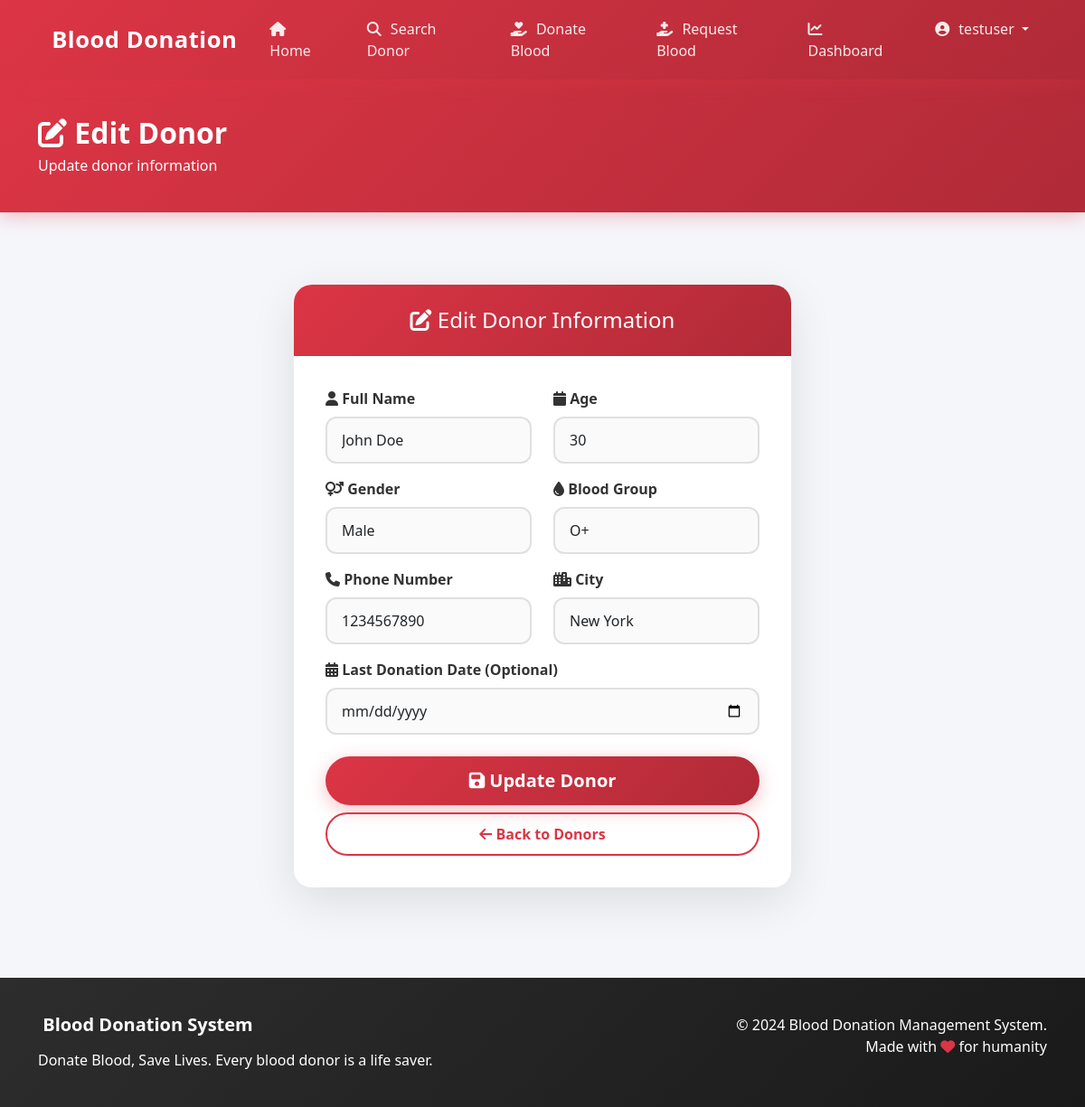
Screenshot of /edit-donor/2/ (signed in) with the database file from the repository.
### mainapp/models.py (models this page shows, shortened)
class Donor(models.Model):
    user = models.ForeignKey(User, on_delete=models.CASCADE)
    name = models.CharField(max_length=100)
    age = models.IntegerField()
    gender = models.CharField(max_length=10, choices=[
        ('Male', 'Male'),
        ('Female', 'Female'),
        ('Other', 'Other')
    ])
    blood_group = models.CharField(max_length=5, choices=[
        ('A+', 'A+'),
        ('A-', 'A-'),
        ('B+', 'B+'),
        ('B-', 'B-'),
        ('O+', 'O+'),
        ('O-', 'O-'),
        ('AB+', 'AB+'),
        ('AB-', 'AB-'),
    ])
    phone = models.CharField(max_length=15)
    city = models.CharField(max_length=100)
    last_donation = models.DateField(null=True, blank=True)
    created_at = models.DateTimeField(auto_now_add=True)
    updated_at = models.DateTimeField(auto_now=True)
    class Meta:
        ordering = ['-created_at']

### mainapp/views.py (the view, shortened to what this page needs)
# urls.py: path('edit-donor/<int:id>/', views.edit_donor, name='edit_donor'),
@login_required
def edit_donor(request, id):
    try:
        donor = Donor.objects.get(id=id)
    except Donor.DoesNotExist:
        messages.error(request, 'Donor not found.')
        return redirect('donor_list')
    return render(request, 'edit_donor.html', {'donor': donor})

### templates/edit_donor.html (shortened to what this page needs)
{% extends 'base.html' %}
{% block content %}
<div class="page-header">
    <div class="container">
        <h2><i class="fas fa-edit"></i> Edit Donor</h2>
        <p class="mb-0">Update donor information</p>
    </div>
</div>
<div class="container">
    <div class="row">
        <div class="col-lg-8 mx-auto">
            <div class="form-container">
                <div class="card">
                    <div class="card-header">
                        <h4 class="mb-0"><i class="fas fa-edit"></i> Edit Donor Information</h4>
                    </div>
                    <div class="card-body">
                        <form method="POST">
                            <div class="row">
                                <div class="col-md-6 mb-3">
                                    <label for="name" class="form-label">
                                        <i class="fas fa-user"></i> Full Name
                                    </label>
                                    <input type="text" name="name" class="form-control" id="name" value="{{ donor.name }}" required>
                                </div>
                                <div class="col-md-6 mb-3">
                                    <label for="age" class="form-label">
                                        <i class="fas fa-calendar"></i> Age
                                    </label>
                                    <input type="number" name="age" class="form-control" id="age" value="{{ donor.age }}" min="18" max="65" required>
                                </div>
                            </div>
                            <div class="row">
                                <div class="col-md-6 mb-3">
                                    <label for="gender" class="form-label">
                                        <i class="fas fa-venus-mars"></i> Gender
                                    </label>
                                    <select name="gender" class="form-select" id="gender" required>
                                        <option value="Male" {% if donor.gender == 'Male' %}selected{% endif %}>Male</option>
                                    </select>
                                </div>
                                <div class="col-md-6 mb-3">
                                    <label for="blood_group" class="form-label">
                                        <i class="fas fa-tint"></i> Blood Group
                                    </label>
                                    <select name="blood_group" class="form-select" id="blood_group" required>
                                        <option value="O+" {% if donor.blood_group == 'O+' %}selected{% endif %}>O+</option>
                                    </select>
                                </div>
                            </div>
                            <div class="row">
                                <div class="col-md-6 mb-3">
                                    <label for="phone" class="form-label">
                                        <i class="fas fa-phone"></i> Phone Number
                                    </label>
                                    <input type="tel" name="phone" class="form-control" id="phone" value="{{ donor.phone }}" required>
                                </div>
                                <div class="col-md-6 mb-3">
                                    <label for="city" class="form-label">
                                        <i class="fas fa-city"></i> City
                                    </label>
                                    <input type="text" name="city" class="form-control" id="city" value="{{ donor.city }}" required>
                                </div>
                            </div>
                            <div class="mb-4">
                                <label for="last_donation" class="form-label">
                                    <i class="fas fa-calendar-alt"></i> Last Donation Date (Optional)
                                </label>
                                <input type="date" name="last_donation" class="form-control" id="last_donation" value="{{ donor.last_donation }}">
                            </div>
                            <div class="d-grid gap-2">
                                <button type="submit" class="btn btn-blood btn-lg">
                                    <i class="fas fa-save"></i> Update Donor
                                </button>
                                <a href="{% url 'donor_list' %}" class="btn btn-outline-blood">
                                    <i class="fas fa-arrow-left"></i> Back to Donors
                                </a>
                            </div>
                        </form>
                    </div>
                </div>
            </div>
        </div>
    </div>
</div>
{% endblock %}

### templates/base.html (shortened to what this page needs)
<!DOCTYPE html>
<html lang="en">
<head>
    <link href="https://cdn.jsdelivr.net/npm/bootstrap@5.3.2/dist/css/bootstrap.min.css" rel="stylesheet">
    <link rel="stylesheet" href="https://cdnjs.cloudflare.com/ajax/libs/font-awesome/6.4.2/css/all.min.css">
</head>
<body>
    <nav class="navbar navbar-expand-lg navbar-dark sticky-top">
        <div class="container">
            <a class="navbar-brand" href="{% url 'home' %}">
                 Blood Donation
            </a>
            <div class="collapse navbar-collapse" id="navbarNav">
                <ul class="navbar-nav ms-auto">
                    <li class="nav-item">
                        <a class="nav-link" href="{% url 'home' %}">
                            <i class="fas fa-home"></i> Home
                        </a>
                    </li>
                    <li class="nav-item">
                        <a class="nav-link" href="{% url 'search' %}">
                            <i class="fas fa-search"></i> Search Donor
                        </a>
                    </li>
                    {% if user.is_authenticated %}
                    <li class="nav-item">
                        <a class="nav-link" href="{% url 'add_donor' %}">
                            <i class="fas fa-hand-holding-heart"></i> Donate Blood
                        </a>
                    </li>
                    <li class="nav-item">
                        <a class="nav-link" href="{% url 'request_blood' %}">
                            <i class="fas fa-hand-holding-medical"></i> Request Blood
                        </a>
                    </li>
                    <li class="nav-item">
                        <a class="nav-link" href="{% url 'dashboard' %}">
                            <i class="fas fa-chart-line"></i> Dashboard
                        </a>
                    </li>
                    <li class="nav-item dropdown">
                        <a class="nav-link dropdown-toggle" href="#" id="navbarDropdown" role="button" data-bs-toggle="dropdown">
                            <i class="fas fa-user-circle"></i> {{ user.username }}
                        </a>
                    </li>
                    {% endif %}
                </ul>
            </div>
        </div>
    </nav>
    {% block content %}{% endblock %}
    <footer class="footer">
        <div class="container">
            <div class="row">
                <div class="col-md-6">
                    <h5> Blood Donation System</h5>
                    <p class="mb-0">Donate Blood, Save Lives. Every blood donor is a life saver.</p>
                </div>
                <div class="col-md-6 text-md-end">
                    <p class="mb-0">&copy; 2024 Blood Donation Management System.</p>
                    <p class="mb-0">Made with <i class="fas fa-heart" style="color: var(--blood-red);"></i> for humanity</p>
                </div>
            </div>
        </div>
    </footer>
</body>
</html>

### templates/base.html (style rules this page uses)
:root { --blood-red: #dc3545; --blood-red-dark: #b02a37; --blood-red-light: #e4606d; --blood-red-pale: #fadbd8; }
* { margin: 0; padding: 0; box-sizing: border-box; }
body { font-family: 'Segoe UI', Tahoma, Geneva, Verdana, sans-serif; background-color: #f5f6fa; min-height: 100vh; }
.navbar { background: linear-gradient(135deg, var(--blood-red) 0%, var(--blood-red-dark) 100%) !important; padding: 12px 0; box-shadow: 0 4px 20px rgba(220, 53, 69, 0.3); }
.navbar-brand { font-weight: 700; font-size: 1.6rem; color: white !important; letter-spacing: 0.5px; }
.nav-link { color: rgba(255,255,255,0.9) !important; font-weight: 500; padding: 8px 16px !important; border-radius: 25px; transition: all 0.3s ease; margin: 0 4px; }
.nav-link i { margin-right: 6px; }
.card { border: none; border-radius: 16px; box-shadow: 0 10px 40px rgba(0,0,0,0.08); transition: all 0.3s ease; overflow: hidden; }
.card-header { background: linear-gradient(135deg, var(--blood-red) 0%, var(--blood-red-dark) 100%); color: white; border-radius: 16px 16px 0 0 !important; font-weight: 600; padding: 16px 24px; border: none; }
.card-body { padding: 24px; }
.btn-blood { background: linear-gradient(135deg, var(--blood-red) 0%, var(--blood-red-dark) 100%); color: white; border: none; padding: 12px 30px; border-radius: 30px; font-weight: 600; transition: all 0.3s ease; box-shadow: 0 5px 20px rgba(220, 53, 69, 0.3); }
.btn-outline-blood { border: 2px solid var(--blood-red); color: var(--blood-red); background: transparent; padding: 10px 25px; border-radius: 30px; font-weight: 600; transition: all 0.3s ease; }
.form-control, .form-select { border: 2px solid #e0e0e0; border-radius: 12px; padding: 12px 16px; transition: all 0.3s ease; background: #fafafa; }
.form-label { font-weight: 600; color: #333; margin-bottom: 8px; }
.form-container { max-width: 550px; margin: 40px auto; background: white; border-radius: 20px; box-shadow: 0 15px 50px rgba(0,0,0,0.1); overflow: hidden; }
.form-container .card-header { padding: 25px; text-align: center; }
.form-container .card-body { padding: 35px; }
.page-header { background: linear-gradient(135deg, var(--blood-red) 0%, var(--blood-red-dark) 100%); color: white; padding: 40px 0; margin-bottom: 40px; box-shadow: 0 4px 20px rgba(220, 53, 69, 0.3); }
.page-header h2 { font-weight: 700; margin-bottom: 5px; }
.footer { background: linear-gradient(135deg, #2d2d2d 0%, #1a1a1a 100%); color: white; padding: 40px 0; margin-top: 60px; }
.footer h5 { font-weight: 700; margin-bottom: 15px; }

### rows the page displays
Donor: name "John Doe", age "30", gender "Male", blood_group "O+", phone "1234567890", city "New York"

### other values shown
{{ user.username }} "testuser"
